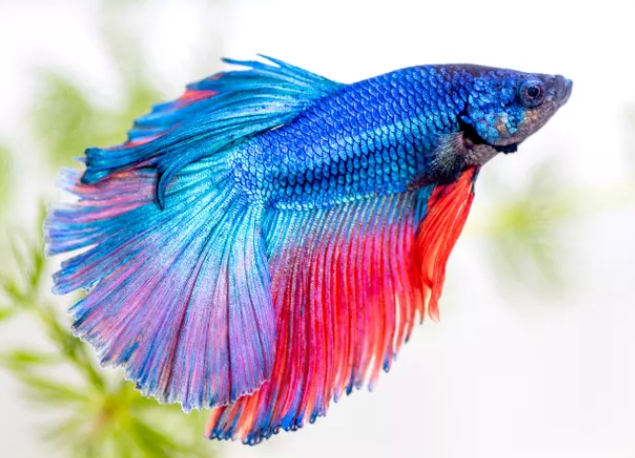
#> input picture 1/2/fish.png, 635 x 458 px
$ python grayPlus.py
#> lines starting #> are read from the running program, lines starting #| are printed output that depends on the picture
import numpy as np
from skimage import io, util
import matplotlib.pyplot as plt

#  load the image in gray scale
image1 = io.imread("fish.png", as_gray=True,)
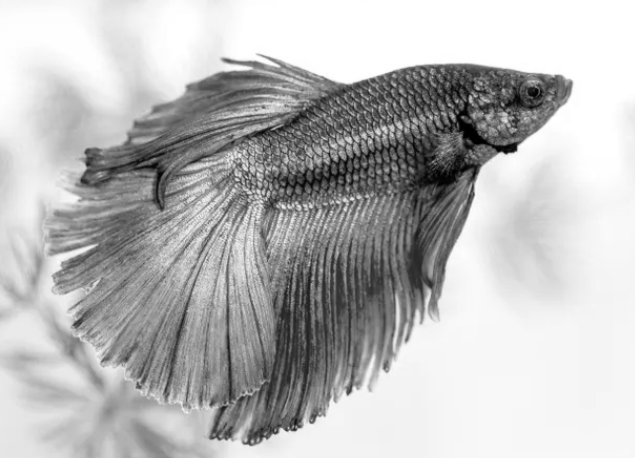
#> image1: shape (458, 635) float64; min 0, max 1, mean 0.729
image2 = io.imread("feather.png", as_gray=True,)
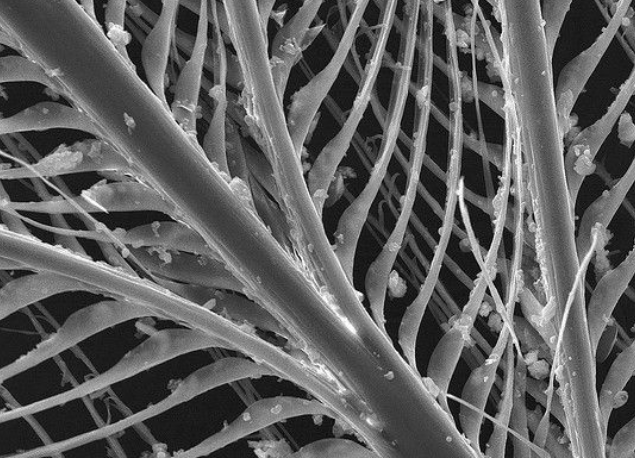
#> input picture 1/2/feather.png, 635 x 458 px
#> image2 is the input picture: shape (458, 635) float64; min 0.00392, max 1, mean 0.375


#  conduct plus operation
image = (image1 + image2) / 2
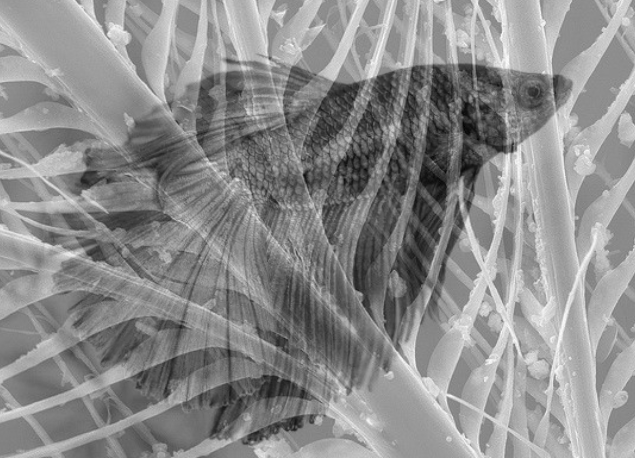
#> image: shape (458, 635) float64; min 0.00281, max 0.992, mean 0.552

#  convert the gray scale image from float to [0, 255] original data type
image = util.img_as_ubyte(image)

#  view the composition
io.imshow(image)
plt.show()


#  save the composition
io.imsave("composition.png", image)
